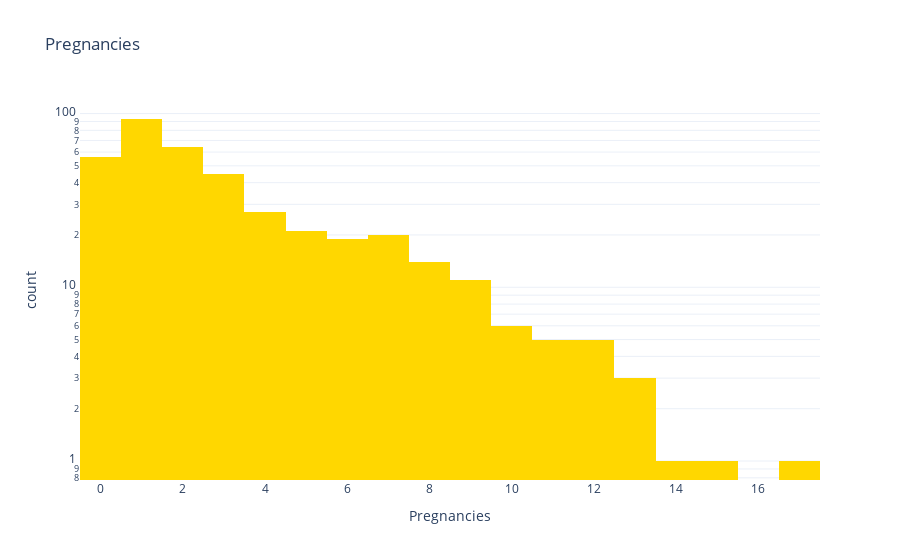

Notebook code cell kept with this figure:
### Code cell
# Create a histogram
fig = px.histogram(df.Pregnancies, x="Pregnancies",#color="Pregnancies",
                  title="Pregnancies",
                  template = 'plotly_white',
                  log_y=True, # represent bars with log scale
                  color_discrete_sequence=['gold']) # color of histogram bars
fig.show()

### Figure 1 — Plotly figure (JSON) as saved in the notebook; plotly's stock layout.template omitted (floating-point values rounded to 4 significant figures; data arrays with more than 128 entries replaced by an {"elided": "..."} marker saying what was removed)
{"data": [{"alignmentgroup": "True", "bingroup": "x", "hovertemplate": "Pregnancies=%{x}<br>count=%{y}<extra></extra>", "legendgroup": "", "marker": {"color": "gold", "pattern": {"shape": ""}}, "name": "", "offsetgroup": "", "orientation": "v", "showlegend": false, "type": "histogram", "x": {"elided": "392 int values"}, "xaxis": "x", "yaxis": "y"}], "layout": {"barmode": "relative", "legend": {"tracegroupgap": 0}, "title": {"text": "Pregnancies"}, "xaxis": {"anchor": "y", "domain": [0, 1], "title": {"text": "Pregnancies"}}, "yaxis": {"anchor": "x", "domain": [0, 1], "title": {"text": "count"}, "type": "log"}}}
